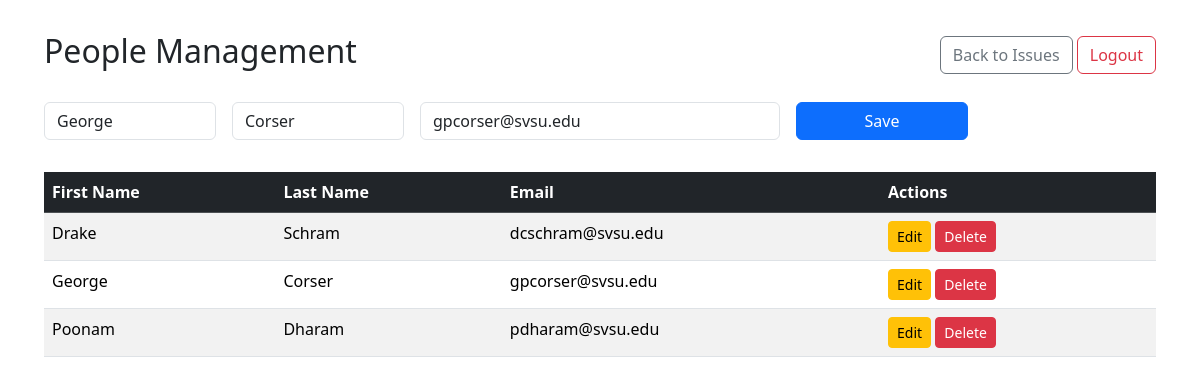
The app's page /people.php?edit=1 (signed in) with its own data.
### tables this page shows
CREATE TABLE `iss_persons` (
  `id` int(11) NOT NULL,
  `fname` varchar(255) NOT NULL,
  `lname` varchar(255) NOT NULL,
  `email` varchar(255) NOT NULL,
  `pwd_hash` varchar(255) NOT NULL,
  `pwd_salt` varchar(255) NOT NULL,
  `admin` tinyint(1) NOT NULL
);

### people.php (the view, shortened to what this page needs)
<?php
$pdo = DB::connect();
$isAdmin = $_SESSION['is_admin'];
$editPerson = null;
if (isset($_GET['edit']) && $isAdmin) {
  $stmt = $pdo->prepare("SELECT * FROM iss_persons WHERE id = ?");
  $stmt->execute([$_GET['edit']]);
  $editPerson = $stmt->fetch(PDO::FETCH_ASSOC);
}
$people = $pdo->query("SELECT * FROM iss_persons ORDER BY fname, lname")->fetchAll(PDO::FETCH_ASSOC);
?>
<!DOCTYPE html>
<html lang="en">
<head>
  <link href="https://cdn.jsdelivr.net/npm/bootstrap@5.3.2/dist/css/bootstrap.min.css" rel="stylesheet">
</head>
<body>
<div class="container">
  <div class="d-flex justify-content-between align-items-center mb-4">
    <h2>People Management</h2>
    <div>
      <a href="index.php" class="btn btn-outline-secondary">Back to Issues</a>
      <a href="logout.php" class="btn btn-outline-danger">Logout</a>
    </div>
  </div>
  <div class="form-section">
    <form method="POST">
      <div class="row g-3">
        <div class="col-md-2">
          <input type="text" name="first_name" class="form-control" placeholder="First Name" required value="<?= $editPerson['fname'] ?? '' ?>">
        </div>
        <div class="col-md-2">
          <input type="text" name="last_name" class="form-control" placeholder="Last Name" required value="<?= $editPerson['lname'] ?? '' ?>">
        </div>
        <div class="col-md-4">
          <input type="email" name="email" class="form-control" placeholder="Email" required value="<?= $editPerson['email'] ?? '' ?>">
        </div>
        <div class="col-md-2">
          <button type="submit" class="btn btn-primary w-100">Save</button>
        </div>
      </div>
    </form>
  </div>
  <table class="table table-striped">
    <thead class="table-dark">
      <tr>
        <th>First Name</th>
        <th>Last Name</th>
        <th>Email</th>
        <th>Actions</th>
      </tr>
    </thead>
    <tbody>
      <?php foreach ($people as $person): ?>
        <?php
          $editUrl = $isAdmin ? "?edit={$person['id']}" : "#";
          $deleteUrl = $isAdmin ? "?delete={$person['id']}" : "#";
          $editClass = $isAdmin ? 'btn-warning' : 'btn-secondary disabled-link';
          $deleteClass = $isAdmin ? 'btn-danger' : 'btn-secondary disabled-link';
        ?>
        <tr>
          <td><?= htmlspecialchars($person['fname']) ?></td>
          <td><?= htmlspecialchars($person['lname']) ?></td>
          <td><?= htmlspecialchars($person['email']) ?></td>
          <td>
            <a href="<?= $editUrl ?>" class="btn btn-sm <?= $editClass ?>">Edit</a>
            <a href="<?= $deleteUrl ?>" class="btn btn-sm <?= $deleteClass ?>" onclick="<?= $isAdmin ? "return confirm('Delete this person?')" : "return false" ?>">Delete</a>
          </td>
        </tr>
      <?php endforeach; ?>
    </tbody>
  </table>
</div>
</body>
</html>

### people.php (style rules this page uses)
body { padding: 2rem; }
.form-section { margin-bottom: 2rem; }

### records on screen
iss_persons: first_name "George", last_name "Corser", email "gpcorser@svsu.edu", fname "George", lname "Corser"
iss_persons: fname "Drake", lname "Schram", email "dcschram@svsu.edu"
iss_persons: fname "Poonam", lname "Dharam", email "pdharam@svsu.edu"
